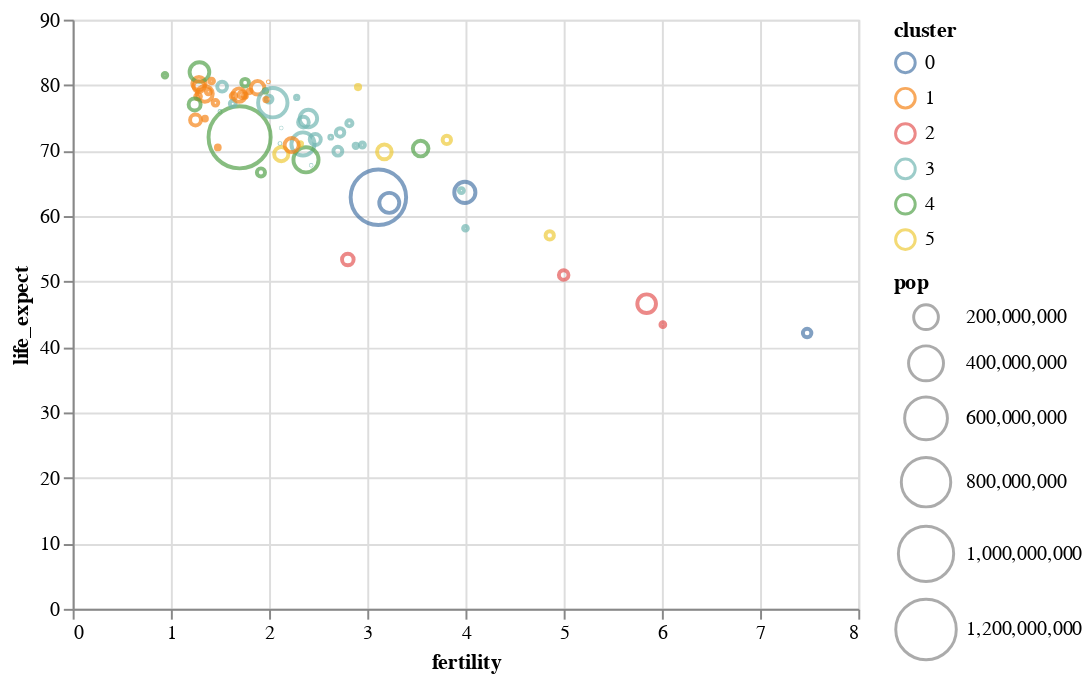

Notebook code for this chart:
### Markdown cell above
El canal de codificación `color` establece el color de una marca. El estilo de codificación de color depende en gran medida del tipo de datos: los datos nominales utilizarán un esquema de color cualitativo de múltiples tonos, mientras que los datos ordinales y cuantitativos utilizarán gradientes de color ordenados perceptivamente.

Aquí, codificamos el campo `cluster` usando el canal `color` y un tipo de datos nominal (`N`), lo que resulta en un tono distinto para cada valor de cluster. ¿Puedes empezar a adivinar qué podría indicar el campo `cluster '?

### Code cell
alt.Chart(data2000).mark_point().encode(
    alt.X('fertility:Q'),
    alt.Y('life_expect:Q'),
    alt.Size('pop:Q', scale=alt.Scale(range=[0,1000])),
    alt.Color('cluster:N')
)

### Figure 1 — Vega-Lite specification as saved in the notebook (floating-point values rounded to 4 significant figures)
{"$schema": "https://vega.github.io/schema/vega-lite/v3.4.0.json", "config": {"mark": {"tooltip": null}, "view": {"height": 300, "width": 400}}, "data": {"name": "data-fdeb0b749a6385830bd1445d39ad6ea0"}, "datasets": {"data-fdeb0b749a6385830bd1445d39ad6ea0": [{"cluster": 0, "country": "Afghanistan", "fertility": 7.479, "life_expect": 42.13, "pop": 23898198, "year": 2000}, {"cluster": 3, "country": "Argentina", "fertility": 2.35, "life_expect": 74.34, "pop": 37497728, "year": 2000}, {"cluster": 3, "country": "Aruba", "fertility": 2.124, "life_expect": 73.45, "pop": 69539, "year": 2000}, {"cluster": 4, "country": "Australia", "fertility": 1.756, "life_expect": 80.37, "pop": 19164620, "year": 2000}, {"cluster": 1, "country": "Austria", "fertility": 1.382, "life_expect": 78.98, "pop": 8113413, "year": 2000}, {"cluster": 3, "country": "Bahamas", "fertility": 2.111, "life_expect": 71.07, "pop": 290075, "year": 2000}, {"cluster": 0, "country": "Bangladesh", "fertility": 3.224, "life_expect": 62.01, "pop": 130406594, "year": 2000}, {"cluster": 3, "country": "Barbados", "fertility": 1.5, "life_expect": 75.97, "pop": 273483, "year": 2000}, {"cluster": 1, "country": "Belgium", "fertility": 1.638, "life_expect": 78.32, "pop": 10263618, "year": 2000}, {"cluster": 3, "country": "Bolivia", "fertility": 3.958, "life_expect": 63.88, "pop": 8152620, "year": 2000}, {"cluster": 3, "country": "Brazil", "fertility": 2.345, "life_expect": 71.01, "pop": 175552771, "year": 2000}, {"cluster": 3, "country": "Canada", "fertility": 1.522, "life_expect": 79.77, "pop": 31278097, "year": 2000}, {"cluster": 3, "country": "Chile", "fertility": 2, "life_expect": 77.86, "pop": 15153450, "year": 2000}, {"cluster": 4, "country": "China", "fertility": 1.7, "life_expect": 72.03, "pop": 1262645000, "year": 2000}, {"cluster": 3, "country": "Colombia", "fertility": 2.47, "life_expect": 71.68, "pop": 39685655, "year": 2000}, {"cluster": 3, "country": "Costa Rica", "fertility": 2.281, "life_expect": 78.12, "pop": 3710558, "year": 2000}, {"cluster": 1, "country": "Croatia", "fertility": 1.348, "life_expect": 74.88, "pop": 4410830, "year": 2000}, {"cluster": 3, "country": "Cuba", "fertility": 1.63, "life_expect": 77.16, "pop": 11134273, "year": 2000}, {"cluster": 3, "country": "Dominican Republic", "fertility": 2.95, "life_expect": 70.85, "pop": 8385828, "year": 2000}, {"cluster": 3, "country": "Ecuador", "fertility": 2.817, "life_expect": 74.17, "pop": 12505204, "year": 2000}, {"cluster": 5, "country": "Egypt", "fertility": 3.174, "life_expect": 69.81, "pop": 70492342, "year": 2000}, {"cluster": 3, "country": "El Salvador", "fertility": 2.883, "life_expect": 70.73, "pop": 6122515, "year": 2000}, {"cluster": 1, "country": "Finland", "fertility": 1.754, "life_expect": 78.37, "pop": 5168595, "year": 2000}, {"cluster": 1, "country": "France", "fertility": 1.883, "life_expect": 79.59, "pop": 59381628, "year": 2000}, {"cluster": 1, "country": "Georgia", "fertility": 1.478, "life_expect": 70.48, "pop": 4777209, "year": 2000}, {"cluster": 1, "country": "Germany", "fertility": 1.346, "life_expect": 78.67, "pop": 82187909, "year": 2000}, {"cluster": 1, "country": "Greece", "fertility": 1.277, "life_expect": 78.26, "pop": 10559110, "year": 2000}, {"cluster": 3, "country": "Grenada", "fertility": 2.429, "life_expect": 67.75, "pop": 89312, "year": 2000}, {"cluster": 3, "country": "Haiti", "fertility": 4, "life_expect": 58.14, "pop": 7306302, "year": 2000}, {"cluster": 4, "country": "Hong Kong", "fertility": 0.94, "life_expect": 81.5, "pop": 6658720, "year": 2000}, {"cluster": 1, "country": "Iceland", "fertility": 1.993, "life_expect": 80.5, "pop": 281043, "year": 2000}, {"cluster": 0, "country": "India", "fertility": 3.113, "life_expect": 62.88, "pop": 1007702000, "year": 2000}, {"cluster": 4, "country": "Indonesia", "fertility": 2.376, "life_expect": 68.59, "pop": 206265000, "year": 2000}, {"cluster": 5, "country": "Iran", "fertility": 2.124, "life_expect": 69.45, "pop": 65660289, "year": 2000}, {"cluster": 5, "country": "Iraq", "fertility": 4.858, "life_expect": 57.05, "pop": 22675617, "year": 2000}, {"cluster": 1, "country": "Ireland", "fertility": 1.969, "life_expect": 77.78, "pop": 3791690, "year": 2000}, {"cluster": 5, "country": "Israel", "fertility": 2.906, "life_expect": 79.7, "pop": 5842454, "year": 2000}, {"cluster": 1, "country": "Italy", "fertility": 1.286, "life_expect": 80.24, "pop": 57719337, "year": 2000}, {"cluster": 3, "country": "Jamaica", "fertility": 2.628, "life_expect": 72.05, "pop": 2615467, "year": 2000}, {"cluster": 4, "country": "Japan", "fertility": 1.291, "life_expect": 82, "pop": 126699784, "year": 2000}, {"cluster": 2, "country": "Kenya", "fertility": 5, "life_expect": 50.99, "pop": 29985839, "year": 2000}, {"cluster": 4, "country": "South Korea", "fertility": 1.917, "life_expect": 66.66, "pop": 21647682, "year": 2000}, {"cluster": 4, "country": "North Korea", "fertility": 1.242, "life_expect": 77.05, "pop": 47351083, "year": 2000}, {"cluster": 5, "country": "Lebanon", "fertility": 2.319, "life_expect": 71.03, "pop": 3578036, "year": 2000}, {"cluster": 3, "country": "Mexico", "fertility": 2.401, "life_expect": 74.9, "pop": 99926620, "year": 2000}, {"cluster": 1, "country": "Netherlands", "fertility": 1.726, "life_expect": 78.53, "pop": 15907853, "year": 2000}, {"cluster": 4, "country": "New Zealand", "fertility": 1.964, "life_expect": 79.11, "pop": 3819762, "year": 2000}, {"cluster": 2, "country": "Nigeria", "fertility": 5.845, "life_expect": 46.61, "pop": 114306700, "year": 2000}, {"cluster": 1, "country": "Norway", "fertility": 1.801, "life_expect": 79.05, "pop": 4492400, "year": 2000}, {"cluster": 0, "country": "Pakistan", "fertility": 3.994, "life_expect": 63.61, "pop": 146342958, "year": 2000}, {"cluster": 3, "country": "Peru", "fertility": 2.7, "life_expect": 69.91, "pop": 25979722, "year": 2000}, {"cluster": 4, "country": "Philippines", "fertility": 3.544, "life_expect": 70.3, "pop": 79739825, "year": 2000}, {"cluster": 1, "country": "Poland", "fertility": 1.251, "life_expect": 74.67, "pop": 38654164, "year": 2000}, {"cluster": 1, "country": "Portugal", "fertility": 1.454, "life_expect": 77.29, "pop": 10335597, "year": 2000}, {"cluster": 2, "country": "Rwanda", "fertility": 6.01, "life_expect": 43.41, "pop": 7507056, "year": 2000}, {"cluster": 5, "country": "Saudi Arabia", "fertility": 3.81, "life_expect": 71.63, "pop": 23153090, "year": 2000}, {"cluster": 2, "country": "South Africa", "fertility": 2.802, "life_expect": 53.37, "pop": 44066197, "year": 2000}, {"cluster": 1, "country": "Spain", "fertility": 1.287, "life_expect": 79.78, "pop": 40016081, "year": 2000}, {"cluster": 1, "country": "Switzerland", "fertility": 1.415, "life_expect": 80.62, "pop": 7266920, "year": 2000}, {"cluster": 1, "country": "Turkey", "fertility": 2.23, "life_expect": 70.84, "pop": 65666677, "year": 2000}, {"cluster": 1, "country": "United Kingdom", "fertility": 1.695, "life_expect": 78.47, "pop": 59522468, "year": 2000}, {"cluster": 3, "country": "United States", "fertility": 2.038, "life_expect": 77.31, "pop": 282338631, "year": 2000}, {"cluster": 3, "country": "Venezuela", "fertility": 2.723, "life_expect": 72.77, "pop": 23542649, "year": 2000}]}, "encoding": {"color": {"field": "cluster", "type": "nominal"}, "size": {"field": "pop", "scale": {"range": [0, 1000]}, "type": "quantitative"}, "x": {"field": "fertility", "type": "quantitative"}, "y": {"field": "life_expect", "type": "quantitative"}}, "mark": "point"}
